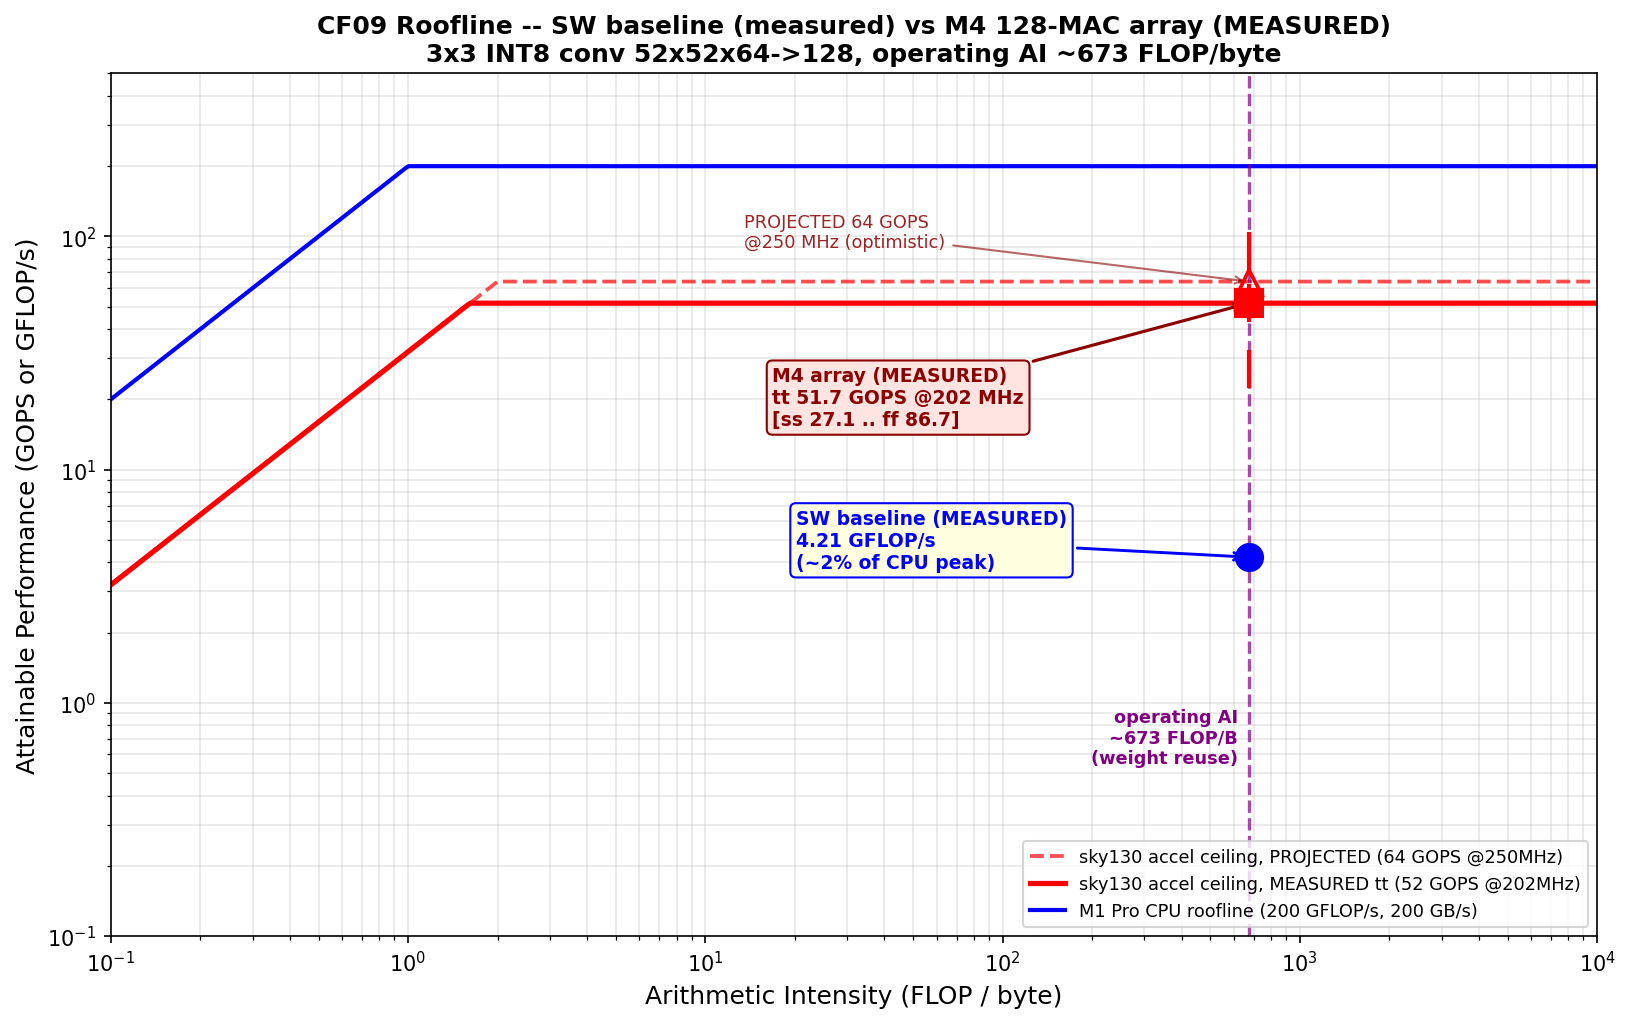

This chart was generated by the following Python code:
"""
CF09 Task 9 -- Accelerator on the roofline (measured SW + MEASURED M4 HW).
=========================================================================
Reuses the CF09 part-1 arithmetic intensity (operating point AI ~= 673
FLOP/byte, perfect-weight-reuse upper bound) and plots:

  * M1 Pro CPU baseline roofline + MEASURED SW point (4.21 GFLOP/s)
  * sky130 INT8 MAC-array accelerator roofline (projected 64 GOPS ceiling for
    reference) + MEASURED M4 points from the real OpenLane flow:
      tt 51.7 GOPS, ss 27.1 GOPS, ff 86.7 GOPS
    (throughput = 2 x 127.92 MAC/cycle [measured] x placed datapath Fmax
    [measured]; see benchmarks/benchmark_results.md).

Saves roofline_plot.png.
"""

import matplotlib
matplotlib.use("Agg")
import matplotlib.pyplot as plt
import numpy as np

# --- ceilings ---
accel_peak_proj = 64.0    # GOPS  (PROJECTED: 128 MACs * 2 op * 250 MHz)
accel_bw        = 32.0    # GB/s  on-chip line-buffer / weight-SRAM bandwidth
cpu_peak        = 200.0   # GFLOP/s (M1 Pro FP32 NEON)
cpu_bw          = 200.0   # GB/s   LPDDR5 unified memory

# --- operating-point AI (CF09 part 1, perfect-weight-reuse upper bound) ---
ai_op = 672.5        # FLOP/byte

# --- data points ---
sw_measured = 4.21    # GFLOP/s  (MEASURED, run_sw_baseline.py median)
m4_tt = 51.7          # GOPS  MEASURED, 2 x 127.92 MAC/cyc x 202 MHz (tt)
m4_ss = 27.1          # GOPS  MEASURED, slow sign-off corner (106 MHz)
m4_ff = 86.7          # GOPS  MEASURED, fast corner (339 MHz)

fig, ax = plt.subplots(figsize=(11, 7))
ai = np.logspace(-1, 4, 600)

# projected 64 GOPS ceiling (reference, dashed) + measured tt ceiling (solid)
ax.plot(ai, np.minimum(accel_peak_proj, accel_bw * ai), "r--", lw=1.8, alpha=0.7,
        label=f"sky130 accel ceiling, PROJECTED ({accel_peak_proj:.0f} GOPS @250MHz)")
ax.plot(ai, np.minimum(m4_tt, accel_bw * ai), "r-", lw=2.5,
        label=f"sky130 accel ceiling, MEASURED tt ({m4_tt:.0f} GOPS @202MHz)")
ax.plot(ai, np.minimum(cpu_peak, cpu_bw * ai), "b-", lw=2.0,
        label=f"M1 Pro CPU roofline ({cpu_peak:.0f} GFLOP/s, {cpu_bw:.0f} GB/s)")

# operating-point AI marker
ax.axvline(ai_op, color="purple", ls="--", lw=1.6, alpha=0.7)
ax.text(ai_op * 0.92, 0.55, "operating AI\n~673 FLOP/B\n(weight reuse)",
        color="purple", fontsize=8.5, ha="right", fontweight="bold")

# measured SW point
ax.plot(ai_op, sw_measured, "bo", ms=13, zorder=6)
ax.annotate("SW baseline (MEASURED)\n4.21 GFLOP/s\n(~2% of CPU peak)",
            xy=(ai_op, sw_measured), xytext=(ai_op * 0.03, sw_measured * 0.9),
            fontsize=9, fontweight="bold", color="blue",
            arrowprops=dict(arrowstyle="->", color="blue", lw=1.4),
            bbox=dict(boxstyle="round,pad=0.3", fc="lightyellow", ec="blue"))

# projected ceiling marker (reference)
ax.plot(ai_op, accel_peak_proj, "r^", ms=12, mfc="none", mew=1.8, zorder=5)
ax.annotate("PROJECTED 64 GOPS\n@250 MHz (optimistic)",
            xy=(ai_op, accel_peak_proj), xytext=(ai_op * 0.02, accel_peak_proj * 1.4),
            fontsize=8.5, color="darkred", alpha=0.85,
            arrowprops=dict(arrowstyle="->", color="darkred", lw=1.0, alpha=0.6))

# measured M4 points (tt primary, ss/ff range)
ax.plot([ai_op, ai_op, ai_op], [m4_ss, m4_tt, m4_ff], "r|", ms=18, mew=2, zorder=6)
ax.plot(ai_op, m4_tt, "rs", ms=13, zorder=7)
ax.annotate("M4 array (MEASURED)\ntt 51.7 GOPS @202 MHz\n[ss 27.1 .. ff 86.7]",
            xy=(ai_op, m4_tt), xytext=(ai_op * 0.025, m4_tt * 0.30),
            fontsize=9, fontweight="bold", color="darkred",
            arrowprops=dict(arrowstyle="->", color="darkred", lw=1.5),
            bbox=dict(boxstyle="round,pad=0.3", fc="mistyrose", ec="darkred"))

ax.set_xscale("log")
ax.set_yscale("log")
ax.set_xlabel("Arithmetic Intensity (FLOP / byte)", fontsize=12)
ax.set_ylabel("Attainable Performance (GOPS or GFLOP/s)", fontsize=12)
ax.set_title("CF09 Roofline -- SW baseline (measured) vs M4 128-MAC array (MEASURED)\n"
             "3x3 INT8 conv 52x52x64->128, operating AI ~673 FLOP/byte",
             fontsize=12, fontweight="bold")
ax.legend(loc="lower right", fontsize=8.5)
ax.set_xlim(0.1, 10000)
ax.set_ylim(0.1, 500)
ax.grid(True, which="both", alpha=0.3)

plt.tight_layout()
plt.savefig("roofline_plot.png", dpi=150, bbox_inches="tight")
print("Saved roofline_plot.png")
